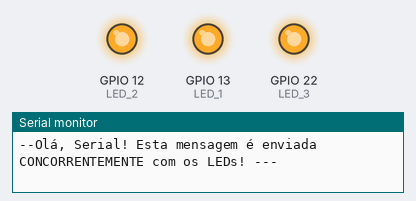
This sketch was run on a simulated ESP32. Shown: output pins drawn as LEDs (lit = HIGH), the last lines printed to the serial monitor.

Above: at 1.5 s.
At 2.5 s:
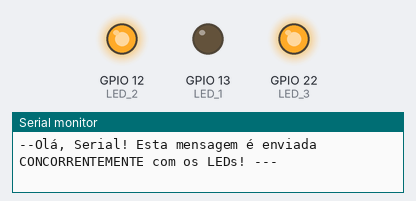
At 4.5 s:
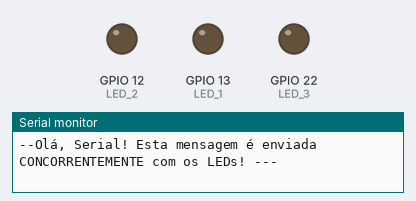
At 5.5 s:
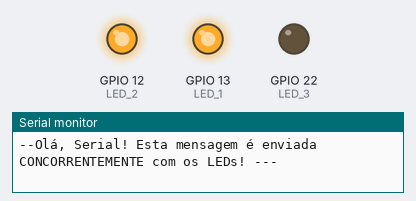
At 6.5 s:
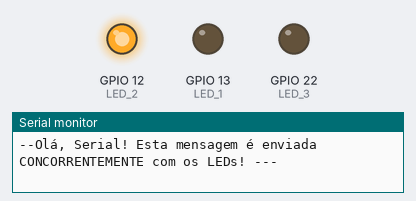
At 7.5 s:
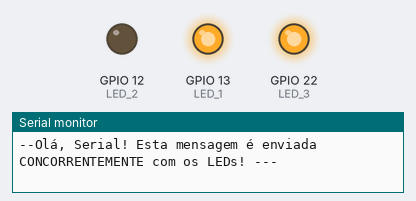
Timing chart, 0 to 8.8 s (numbered marks = the images above):
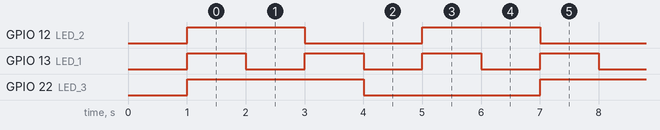

The sketch:

atividade2.ino
```cpp
  /*
  * Código de Demonstração de Concorrência com FreeRTOS no ESP32.
  *
  * Duas tarefas independentes rodam simultaneamente:
  * 1. ledsTask: Pisca 3 LEDs em sequência.
  * 2. serialTask: Envia mensagens para o Monitor Serial.
  */

  // --Definição dos Pinos ---
      #define LED_1 13 // LED 1: Geralmente o LED Onboard
      #define LED_2 12 // LED 2
      #define LED_3 22 // LED 3

  // --Handles de Tarefas (Para controle futuro, se necessário) ---
      TaskHandle_t ledTask1Handle = NULL;
      TaskHandle_t ledTask2Handle = NULL;
      TaskHandle_t ledTask3Handle = NULL;

      TaskHandle_t serialTaskHandle = NULL;

  //================================================================
  // 1. Task dos LEDs (Responsável por piscar os 3 LEDs)
  //================================================================

  void ledsTask1(void *pvParameters) {
  // Inicializa os pinos como saída
  pinMode(LED_1, OUTPUT);

  // Loop principal da tarefa Roda eternamente
      for (;;) {

      // --Ciclo de Pisca-Pisca Sequencial ---

      // LED 1
      digitalWrite(LED_1, HIGH);
      vTaskDelay(1000 / portTICK_PERIOD_MS); // Bloqueia e libera a CPU
      digitalWrite(LED_1, LOW);
      vTaskDelay(1000 / portTICK_PERIOD_MS);
      // Espera antes de reiniciar o ciclo
      //vTaskDelay(400 / portTICK_PERIOD_MS);
      }
    }

    void ledsTask2(void *pvParameters) {
      pinMode(LED_2,OUTPUT);

      for (;;) {
        digitalWrite(LED_2, HIGH);
        vTaskDelay(2000 / portTICK_PERIOD_MS); // Bloqueia e libera a CPU
        digitalWrite(LED_2, LOW);
        vTaskDelay(2000 / portTICK_PERIOD_MS);
      }
    }

    void ledsTask3(void *pvParameters) {
      pinMode(LED_3,OUTPUT);

      for (;;) {
        digitalWrite(LED_3, HIGH);
        vTaskDelay(3000 / portTICK_PERIOD_MS); // Bloqueia e libera a CPU
        digitalWrite(LED_3, LOW);
        vTaskDelay(3000 / portTICK_PERIOD_MS);
      }

    }

  //================================================================
  // 2. Task Serial (Responsável por enviar o "oi")
  //================================================================

  void serialTask(void *pvParameters) {
  // Loop principal da tarefa Roda eternamente
      for (;;) {
      // Imprime a mensagem.
      Serial.println("--Olá, Serial! Esta mensagem é enviada CONCORRENTEMENTE com os LEDs! ---");

      // Bloqueia a tarefa por 1.5 segundos, liberando a CPU para outras Tasks.
      vTaskDelay(100 / portTICK_PERIOD_MS);
      }
  }

  //================================================================
  // 3. Configuração (setup)
  //================================================================

  void setup() {
  Serial.begin(115200);
  delay(1000); // Espera o serial iniciar
  Serial.println("\n--Configuração FreeRTOS Iniciada ---");

  // 1. Cria a Tarefa dos LEDs
  // xTaskCreate(Função, Nome, Pilha, Parâmetros, Prioridade, Handle)
  xTaskCreate(
    ledsTask1,
    "LED1_Task",
    1024,
    NULL,
    1, // Prioridade
    &ledTask1Handle
  );

  xTaskCreate(
    ledsTask2,
    "LED2_Task",
    1024,
    NULL,
    1, // mesma prioridade (ou ajuste se quiser diferente)
    &ledTask2Handle
  );

  xTaskCreate(
    ledsTask3,
    "LED3_Task",
    1024,
    NULL,
    1, // mesma prioridade
    &ledTask3Handle
  );


  // 2. Cria a Tarefa Serial
  xTaskCreate(
  serialTask,
  "Serial_Task",
  2048, // Pilha maior para funções de I/O
  NULL,
  2, // Prioridade Média (ligeiramente maior que a do LED)
  &serialTaskHandle
  );

  Serial.println("Ambas as tarefas foram criadas e estão sendo gerenciadas pelo FreeRTOS!");
  }

  //================================================================
  // 4. Loop Principal (Não utilizado, mas necessário)
  //================================================================

  void loop() {
  // O scheduler do FreeRTOS assume o controle no setup.
  // Esta função pode ficar vazia, pois as tarefas rodam de forma independente.
  }
```

Measured:
- by itself, GPIO 12 (LED_2): alternates HIGH for 2.0 s and LOW for 2.0 s
- by itself, GPIO 13 (LED_1): alternates HIGH for 1.0 s and LOW for 1.0 s
- by itself, GPIO 22 (LED_3): alternates HIGH for 3.0 s and LOW for 3.0 s
